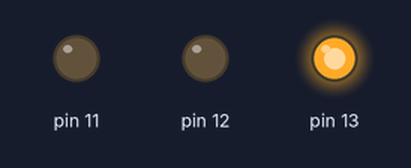
Simulated run of this sketch. Board: Arduino Uno, built with avr-gcc and run on an emulated ATmega328P. Parts: output pins drawn as LEDs (lit = HIGH).

Above: at 0.7 s.
At 3.7 s:
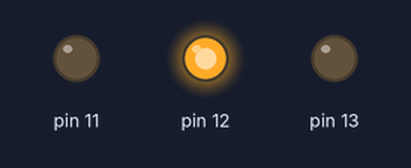
At 6.7 s:
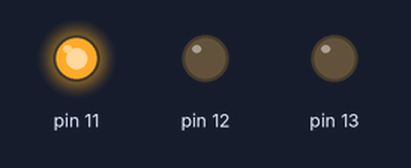
At 8.2 s:
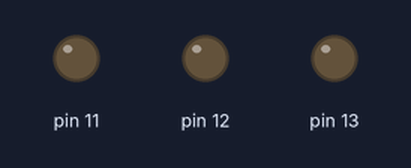
Timing chart, 0 to 11.7 s (numbered marks = the images above):
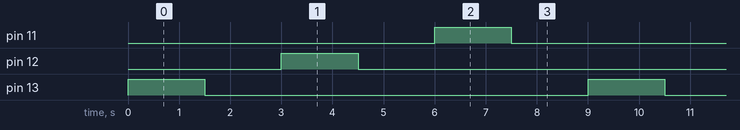

The sketch:

leds-basico.ino
```cpp
// C++ code
//
void setup()
{
  pinMode(13, OUTPUT);
  pinMode(12, OUTPUT);
  pinMode(11, OUTPUT);
}

void loop()
{
  digitalWrite(13, HIGH);
  delay(1500);
  digitalWrite(13, LOW);
  delay(1500);

  digitalWrite(12, HIGH);
  delay(1500);
  digitalWrite(12, LOW);
  delay(1500);

  digitalWrite(11, HIGH);
  delay(1500);
  digitalWrite(11, LOW);
  delay(1500);
}
```

Measured:
- by itself, pin 11–13: alternates HIGH for 1.5 s and LOW for 7.5 s
- by itself, everything shown: repeats every 9.0 s, in 6 steps
